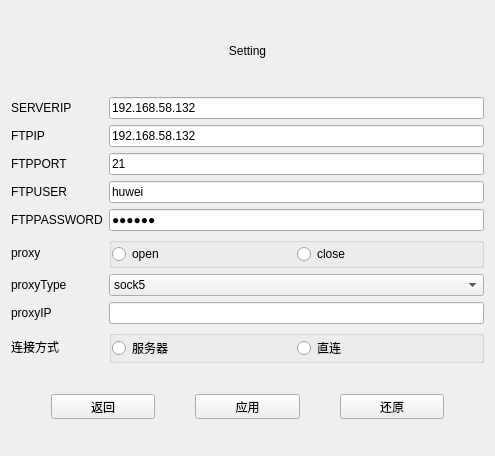
<?xml version="1.0" encoding="UTF-8"?>
<ui version="4.0">
 <class>LoginSettingPage</class>
 <widget class="QWidget" name="LoginSettingPage">
  <property name="geometry">
   <rect>
    <x>0</x>
    <y>0</y>
    <width>495</width>
    <height>456</height>
   </rect>
  </property>
  <property name="windowTitle">
   <string>Form</string>
  </property>
  <layout class="QVBoxLayout" name="verticalLayout">
   <item>
    <widget class="QLabel" name="label">
     <property name="sizePolicy">
      <sizepolicy hsizetype="Preferred" vsizetype="Fixed">
       <horstretch>0</horstretch>
       <verstretch>0</verstretch>
      </sizepolicy>
     </property>
     <property name="maximumSize">
      <size>
       <width>16777215</width>
       <height>30</height>
      </size>
     </property>
     <property name="text">
      <string>Setting</string>
     </property>
     <property name="alignment">
      <set>Qt::AlignCenter</set>
     </property>
    </widget>
   </item>
   <item>
    <layout class="QGridLayout" name="gridLayout">
     <item row="1" column="1">
      <widget class="QLineEdit" name="ftpIpEdit">
       <property name="text">
        <string>192.168.58.132</string>
       </property>
      </widget>
     </item>
     <item row="3" column="0">
      <widget class="QLabel" name="label_5">
       <property name="text">
        <string>FTPUSER</string>
       </property>
      </widget>
     </item>
     <item row="3" column="1">
      <widget class="QLineEdit" name="ftpUserEdit">
       <property name="text">
        <string>huwei</string>
       </property>
      </widget>
     </item>
     <item row="9" column="0">
      <widget class="QLabel" name="label_10">
       <property name="text">
        <string>连接方式</string>
       </property>
      </widget>
     </item>
     <item row="4" column="0">
      <widget class="QLabel" name="label_6">
       <property name="text">
        <string>FTPPASSWORD</string>
       </property>
      </widget>
     </item>
     <item row="2" column="1">
      <widget class="QLineEdit" name="ftpPortEdit">
       <property name="text">
        <string>21</string>
       </property>
      </widget>
     </item>
     <item row="1" column="0">
      <widget class="QLabel" name="label_3">
       <property name="text">
        <string>FTPIP</string>
       </property>
      </widget>
     </item>
     <item row="0" column="0">
      <widget class="QLabel" name="label_2">
       <property name="text">
        <string>SERVERIP</string>
       </property>
      </widget>
     </item>
     <item row="7" column="1">
      <widget class="QComboBox" name="proxyTypeEdit">
       <item>
        <property name="text">
         <string>sock5</string>
        </property>
       </item>
       <item>
        <property name="text">
         <string>sock</string>
        </property>
       </item>
       <item>
        <property name="text">
         <string>http</string>
        </property>
       </item>
       <item>
        <property name="text">
         <string>other</string>
        </property>
       </item>
      </widget>
     </item>
     <item row="5" column="0">
      <widget class="QLabel" name="label_7">
       <property name="text">
        <string>proxy</string>
       </property>
      </widget>
     </item>
     <item row="2" column="0">
      <widget class="QLabel" name="label_4">
       <property name="text">
        <string>FTPPORT</string>
       </property>
      </widget>
     </item>
     <item row="8" column="0">
      <widget class="QLabel" name="label_8">
       <property name="text">
        <string>proxyIP</string>
       </property>
      </widget>
     </item>
     <item row="7" column="0">
      <widget class="QLabel" name="label_9">
       <property name="text">
        <string>proxyType</string>
       </property>
      </widget>
     </item>
     <item row="0" column="1">
      <widget class="QLineEdit" name="serverIpEdit">
       <property name="text">
        <string>192.168.58.132</string>
       </property>
      </widget>
     </item>
     <item row="8" column="1">
      <widget class="QLineEdit" name="proxyIPEdit"/>
     </item>
     <item row="4" column="1">
      <widget class="QLineEdit" name="ftpPasswdEdit">
       <property name="text">
        <string>123456</string>
       </property>
       <property name="echoMode">
        <enum>QLineEdit::Password</enum>
       </property>
      </widget>
     </item>
     <item row="5" column="1">
      <widget class="QWidget" name="widget" native="true">
       <property name="sizePolicy">
        <sizepolicy hsizetype="Preferred" vsizetype="Fixed">
         <horstretch>0</horstretch>
         <verstretch>0</verstretch>
        </sizepolicy>
       </property>
       <layout class="QHBoxLayout" name="horizontalLayout">
        <property name="spacing">
         <number>0</number>
        </property>
        <property name="leftMargin">
         <number>0</number>
        </property>
        <property name="topMargin">
         <number>0</number>
        </property>
        <property name="rightMargin">
         <number>0</number>
        </property>
        <property name="bottomMargin">
         <number>0</number>
        </property>
        <item>
         <widget class="QGroupBox" name="groupBox">
          <property name="sizePolicy">
           <sizepolicy hsizetype="Preferred" vsizetype="Fixed">
            <horstretch>0</horstretch>
            <verstretch>0</verstretch>
           </sizepolicy>
          </property>
          <property name="title">
           <string/>
          </property>
          <layout class="QHBoxLayout" name="horizontalLayout_2">
           <property name="spacing">
            <number>0</number>
           </property>
           <property name="leftMargin">
            <number>0</number>
           </property>
           <property name="topMargin">
            <number>0</number>
           </property>
           <property name="rightMargin">
            <number>0</number>
           </property>
           <property name="bottomMargin">
            <number>0</number>
           </property>
           <item>
            <widget class="QRadioButton" name="openProxyBtn">
             <property name="text">
              <string>open</string>
             </property>
            </widget>
           </item>
           <item>
            <widget class="QRadioButton" name="closeProxyBtn">
             <property name="text">
              <string>close</string>
             </property>
            </widget>
           </item>
          </layout>
         </widget>
        </item>
       </layout>
      </widget>
     </item>
     <item row="9" column="1">
      <widget class="QGroupBox" name="groupBox_3">
       <property name="sizePolicy">
        <sizepolicy hsizetype="Preferred" vsizetype="Fixed">
         <horstretch>0</horstretch>
         <verstretch>0</verstretch>
        </sizepolicy>
       </property>
       <layout class="QHBoxLayout" name="horizontalLayout_4">
        <property name="spacing">
         <number>0</number>
        </property>
        <property name="leftMargin">
         <number>0</number>
        </property>
        <property name="topMargin">
         <number>0</number>
        </property>
        <property name="rightMargin">
         <number>0</number>
        </property>
        <property name="bottomMargin">
         <number>0</number>
        </property>
        <item>
         <widget class="QRadioButton" name="radioButton">
          <property name="text">
           <string>服务器</string>
          </property>
         </widget>
        </item>
        <item>
         <widget class="QRadioButton" name="radioButton_2">
          <property name="text">
           <string>直连</string>
          </property>
         </widget>
        </item>
       </layout>
      </widget>
     </item>
    </layout>
   </item>
   <item>
    <widget class="QWidget" name="widget_2" native="true">
     <property name="sizePolicy">
      <sizepolicy hsizetype="Preferred" vsizetype="Fixed">
       <horstretch>0</horstretch>
       <verstretch>0</verstretch>
      </sizepolicy>
     </property>
     <layout class="QHBoxLayout" name="horizontalLayout_3">
      <property name="spacing">
       <number>0</number>
      </property>
      <property name="leftMargin">
       <number>0</number>
      </property>
      <property name="topMargin">
       <number>0</number>
      </property>
      <property name="rightMargin">
       <number>0</number>
      </property>
      <property name="bottomMargin">
       <number>0</number>
      </property>
      <item>
       <spacer name="horizontalSpacer_3">
        <property name="orientation">
         <enum>Qt::Horizontal</enum>
        </property>
        <property name="sizeType">
         <enum>QSizePolicy::Fixed</enum>
        </property>
        <property name="sizeHint" stdset="0">
         <size>
          <width>40</width>
          <height>20</height>
         </size>
        </property>
       </spacer>
      </item>
      <item>
       <widget class="QToolButton" name="returnBtn">
        <property name="sizePolicy">
         <sizepolicy hsizetype="Preferred" vsizetype="Fixed">
          <horstretch>0</horstretch>
          <verstretch>0</verstretch>
         </sizepolicy>
        </property>
        <property name="text">
         <string>返回</string>
        </property>
       </widget>
      </item>
      <item>
       <spacer name="horizontalSpacer">
        <property name="orientation">
         <enum>Qt::Horizontal</enum>
        </property>
        <property name="sizeType">
         <enum>QSizePolicy::Fixed</enum>
        </property>
        <property name="sizeHint" stdset="0">
         <size>
          <width>40</width>
          <height>20</height>
         </size>
        </property>
       </spacer>
      </item>
      <item>
       <widget class="QToolButton" name="restoreBtn">
        <property name="sizePolicy">
         <sizepolicy hsizetype="Preferred" vsizetype="Fixed">
          <horstretch>0</horstretch>
          <verstretch>0</verstretch>
         </sizepolicy>
        </property>
        <property name="text">
         <string>应用</string>
        </property>
       </widget>
      </item>
      <item>
       <spacer name="horizontalSpacer_2">
        <property name="orientation">
         <enum>Qt::Horizontal</enum>
        </property>
        <property name="sizeType">
         <enum>QSizePolicy::Fixed</enum>
        </property>
        <property name="sizeHint" stdset="0">
         <size>
          <width>40</width>
          <height>20</height>
         </size>
        </property>
       </spacer>
      </item>
      <item>
       <widget class="QToolButton" name="applyBtn">
        <property name="sizePolicy">
         <sizepolicy hsizetype="Preferred" vsizetype="Fixed">
          <horstretch>0</horstretch>
          <verstretch>0</verstretch>
         </sizepolicy>
        </property>
        <property name="text">
         <string>还原</string>
        </property>
       </widget>
      </item>
      <item>
       <spacer name="horizontalSpacer_4">
        <property name="orientation">
         <enum>Qt::Horizontal</enum>
        </property>
        <property name="sizeType">
         <enum>QSizePolicy::Fixed</enum>
        </property>
        <property name="sizeHint" stdset="0">
         <size>
          <width>40</width>
          <height>20</height>
         </size>
        </property>
       </spacer>
      </item>
     </layout>
    </widget>
   </item>
  </layout>
 </widget>
 <resources/>
 <connections/>
</ui>
